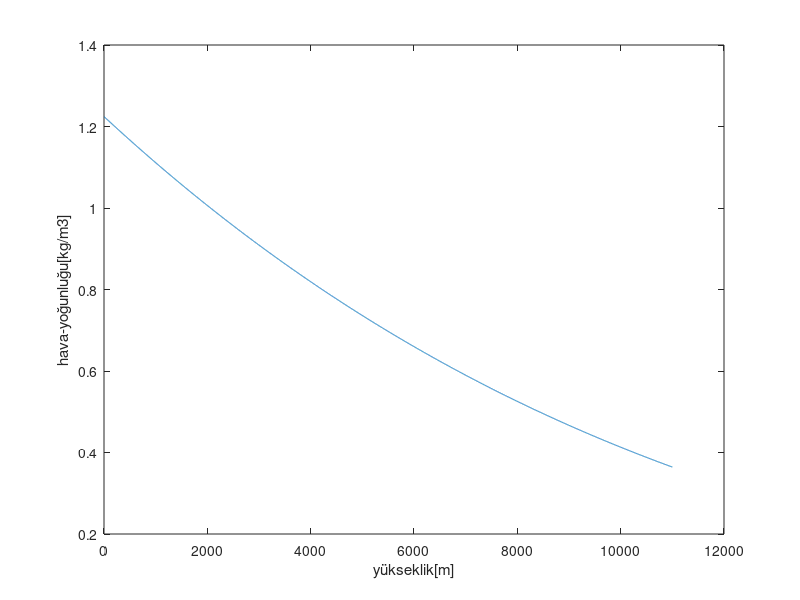
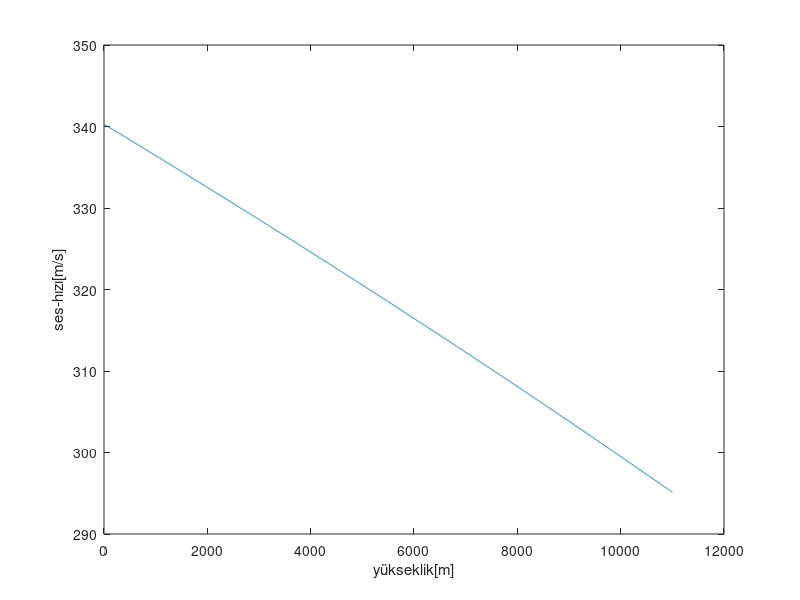

These charts were generated, in order, by the following MATLAB code:
clc; 
clear;
close all;

k=1.4;
R=287.15;
i=1; 
yukseklik=1:1:11000;

for (h=1:1:11000)

T = 15.04-0.00649*h;
P(i) = 101.29*((T+273)/288.08)^5.256;
p(i) = P(i) / (0.2869*(T+273.1));
c(i) = sqrt(k*R*(T+273));
i=i+1;

end

figure (1)
plot(yukseklik,p);
xlabel ('yükseklik[m]');
ylabel ('hava-yoğunluğu[kg/m3]');
figure (2)
plot(yukseklik,c);
xlabel ('yükseklik[m]');
ylabel ('ses-hızı[m/s]');


